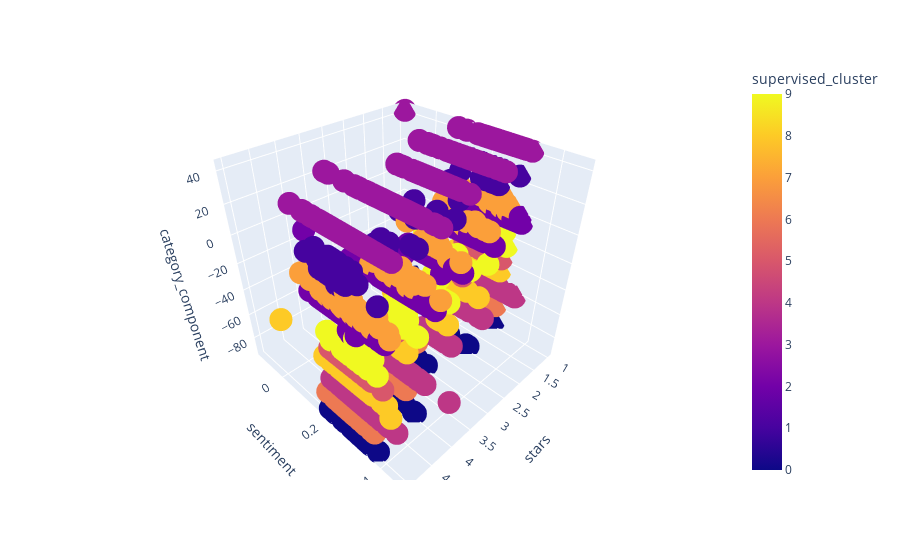

This figure's notebook cell:
### Code cell
fig = px.scatter_3d(tsne_embeddings_df, x='stars', y='sentiment', z='category_component',
                    color='supervised_cluster',
                    hover_data=['review', 'general_category', 'stars', 'sentiment'])

# # Draw planes between clusters
# for i in range(len(cluster_centers)):
#     center = cluster_centers[i]
#     normal = np.cross(cluster_centers[(i+1)%len(cluster_centers)] - center,
#                       cluster_centers[(i+2)%len(cluster_centers)] - center)
#     normal /= np.linalg.norm(normal)  # Normalize the normal vector
# 
#     # Create a grid of points in the plane
#     x_range = np.linspace(tsne_embeddings_df['stars_scaled'].min(), tsne_embeddings_df['stars_scaled'].max(), 50)
#     y_range = np.linspace(tsne_embeddings_df['category_component_scaled'].min(), tsne_embeddings_df['category_component_scaled'].max(), 50)
#     X, Y = np.meshgrid(x_range, y_range)
#     Z = (-normal[0] * X - normal[1] * Y - np.dot(normal, center)) / normal[2]
# 
#     # Add the plane to the plot
#     fig.add_trace(go.Surface(x=X, y=Y, z=Z, colorscale='Viridis', opacity=0.5))
# 
# # Customize the plot (optional)
# fig.update_layout(
#     title='Review Clusters with Decision Boundaries',
#     scene=dict(
#         xaxis_title='t-SNE Component 1',
#         yaxis_title='t-SNE Component 2',
#         zaxis_title='t-SNE Component 3'
#     )
# )

fig.show()

### Figure 1 — Plotly figure (JSON) as saved in the notebook; plotly's stock layout.template omitted (floating-point values rounded to 4 significant figures; data arrays with more than 128 entries replaced by an {"elided": "..."} marker saying what was removed)
{"data": [{"customdata": {"elided": "2000x2 str values"}, "hovertemplate": "stars=%{x}<br>sentiment=%{y}<br>category_component=%{z}<br>review=%{customdata[0]}<br>general_category=%{customdata[1]}<br>supervised_cluster=%{marker.color}<extra></extra>", "legendgroup": "", "marker": {"color": {"elided": "2000 int values"}, "coloraxis": "coloraxis", "symbol": "circle"}, "mode": "markers", "name": "", "scene": "scene", "showlegend": false, "x": {"elided": "2000 float values"}, "y": {"elided": "2000 float values"}, "z": {"elided": "2000 float values"}, "type": "scatter3d"}], "layout": {"scene": {"domain": {"x": [0.0, 1.0], "y": [0.0, 1.0]}, "xaxis": {"title": {"text": "stars"}}, "yaxis": {"title": {"text": "sentiment"}}, "zaxis": {"title": {"text": "category_component"}}}, "coloraxis": {"colorbar": {"title": {"text": "supervised_cluster"}}, "colorscale": [[0.0, "#0d0887"], [0.1111, "#46039f"], [0.2222, "#7201a8"], [0.3333, "#9c179e"], [0.4444, "#bd3786"], [0.5556, "#d8576b"], [0.6667, "#ed7953"], [0.7778, "#fb9f3a"], [0.8889, "#fdca26"], [1.0, "#f0f921"]]}, "legend": {"tracegroupgap": 0}, "margin": {"t": 60}}}
